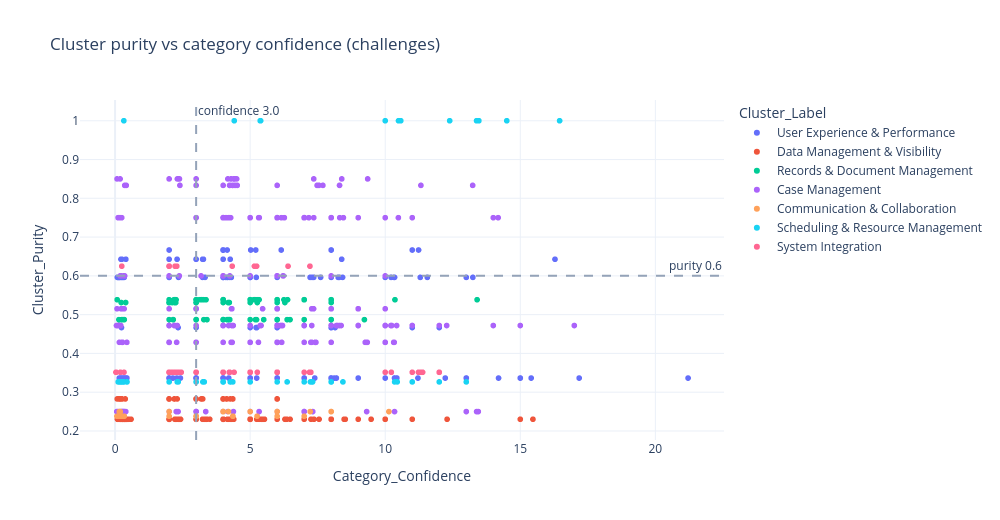

Notebook code cell kept with this figure:
### Code cell
# Compare cluster purity against category confidence, per cluster (challenges).
purity_summary = (
    df[df["Cluster"] != -1]
    .groupby(["Cluster", "Cluster_Label"])
    .agg(
        records=("Category", "size"),
        purity=("Cluster_Purity", "first"),
        mean_confidence=("Category_Confidence", "mean"),
        reassigned=("Category_Reassigned", "sum"),
    )
    .reset_index()
    .sort_values("purity", ascending=False)
)
display(purity_summary.round(3))

fig_pc = px.scatter(
    df[df["Cluster"] != -1],
    x="Category_Confidence", y="Cluster_Purity",
    color="Cluster_Label",
    hover_data=["focus_group", "Category", "final_category"],
    title="Cluster purity vs category confidence (challenges)",
)
fig_pc.add_hline(y=0.6, line_dash="dash", line_color="#94A3B8", annotation_text="purity 0.6")
fig_pc.add_vline(x=3.0, line_dash="dash", line_color="#94A3B8", annotation_text="confidence 3.0")
fig_pc.update_layout(height=520, width=1000, template="plotly_white")
fig_pc.show()

### Figure 1 — Plotly figure (JSON) as saved in the notebook; plotly's stock layout.template omitted (floating-point values rounded to 4 significant figures; data arrays with more than 128 entries replaced by an {"elided": "..."} marker saying what was removed)
{"data": [{"customdata": {"elided": "206x3 str values"}, "hovertemplate": "Cluster_Label=User Experience & Performance<br>Category_Confidence=%{x}<br>Cluster_Purity=%{y}<br>focus_group=%{customdata[0]}<br>Category=%{customdata[1]}<br>final_category=%{customdata[2]}<extra></extra>", "legendgroup": "User Experience & Performance", "marker": {"color": "#636efa", "symbol": "circle"}, "mode": "markers", "name": "User Experience & Performance", "showlegend": true, "type": "scattergl", "x": {"elided": "206 float values"}, "xaxis": "x", "y": {"elided": "206 float values"}, "yaxis": "y"}, {"customdata": {"elided": "198x3 str values"}, "hovertemplate": "Cluster_Label=Data Management & Visibility<br>Category_Confidence=%{x}<br>Cluster_Purity=%{y}<br>focus_group=%{customdata[0]}<br>Category=%{customdata[1]}<br>final_category=%{customdata[2]}<extra></extra>", "legendgroup": "Data Management & Visibility", "marker": {"color": "#EF553B", "symbol": "circle"}, "mode": "markers", "name": "Data Management & Visibility", "showlegend": true, "type": "scattergl", "x": {"elided": "198 float values"}, "xaxis": "x", "y": {"elided": "198 float values"}, "yaxis": "y"}, {"customdata": {"elided": "123x3 str values"}, "hovertemplate": "Cluster_Label=Records & Document Management<br>Category_Confidence=%{x}<br>Cluster_Purity=%{y}<br>focus_group=%{customdata[0]}<br>Category=%{customdata[1]}<br>final_category=%{customdata[2]}<extra></extra>", "legendgroup": "Records & Document Management", "marker": {"color": "#00cc96", "symbol": "circle"}, "mode": "markers", "name": "Records & Document Management", "showlegend": true, "type": "scattergl", "x": [2.257, 4.0, 4.0, 2.0, 4.0, 3.0, 2.0, 2.0, 2.0, 2.179, 4.0, 5.264, 3.0, 3.0, 13.4, 0.07765, 3.271, 3.0, 2.207, 4.0, 3.401, 8.0, 7.0, 7.0, 3.184, 3.182, 5.132, 4.245, 10.36, 2.0, 3.0, 6.0, 7.0, 0.2263, 4.211, 4.0, 3.0, 2.247, 2.0, 2.194, 2.207, 3.0, 4.185, 6.368, 4.0, 8.0, 4.229, 5.0, 4.0, 3.195, 3.0, 6.287, 0.2458, 8.0, 3.0, 5.174, 4.24, 0.3262, 3.0, 3.0, 0.3402, 0.1416, 4.0, 5.0, 4.0, 2.0, 3.0, 6.0, 6.25, 6.0, 4.0, 2.0, 2.0, 2.141, 4.142, 5.0, 8.0, 5.163, 5.279, 6.476, 0.3913, 6.0, 4.0, 5.502, 3.272, 8.0, 6.0, 9.23, 3.0, 2.0, 3.127, 7.0, 2.0, 2.0, 2.242, 2.0, 5.219, 5.0, 5.0, 5.197, 6.0, 2.114, 4.0, 6.0, 3.284, 6.0, 2.153, 5.0, 5.331, 3.0, 3.0, 4.0, 2.0, 3.366, 6.385, 2.234, 5.235, 4.179, 0.2641, 3.227, 3.0, 2.243, 2.2], "xaxis": "x", "y": [0.5385, 0.5385, 0.5385, 0.5312, 0.4872, 0.5312, 0.5312, 0.5312, 0.5312, 0.5385, 0.5385, 0.5312, 0.5312, 0.5385, 0.5385, 0.5385, 0.5385, 0.5385, 0.5312, 0.5385, 0.4872, 0.5385, 0.5385, 0.5385, 0.5385, 0.5385, 0.5385, 0.4872, 0.5385, 0.5312, 0.5385, 0.5385, 0.4872, 0.5312, 0.4872, 0.4872, 0.4872, 0.5312, 0.5312, 0.5385, 0.5312, 0.5312, 0.5312, 0.4872, 0.4872, 0.4872, 0.5312, 0.4872, 0.4872, 0.5385, 0.5385, 0.5312, 0.4872, 0.5385, 0.5385, 0.5385, 0.4872, 0.4872, 0.5312, 0.4872, 0.4872, 0.4872, 0.4872, 0.5385, 0.5385, 0.5312, 0.5312, 0.4872, 0.5385, 0.5385, 0.5312, 0.5312, 0.5385, 0.4872, 0.4872, 0.5385, 0.5312, 0.5385, 0.5385, 0.4872, 0.5312, 0.5385, 0.4872, 0.4872, 0.5385, 0.4872, 0.4872, 0.4872, 0.5385, 0.4872, 0.5385, 0.5385, 0.5312, 0.5312, 0.5312, 0.5312, 0.5385, 0.5312, 0.5385, 0.4872, 0.5312, 0.5312, 0.5385, 0.4872, 0.4872, 0.4872, 0.4872, 0.5385, 0.5385, 0.5385, 0.4872, 0.5385, 0.5312, 0.5385, 0.5385, 0.5385, 0.4872, 0.4872, 0.4872, 0.5385, 0.4872, 0.5385, 0.5385], "yaxis": "y"}, {"customdata": {"elided": "334x3 str values"}, "hovertemplate": "Cluster_Label=Case Management<br>Category_Confidence=%{x}<br>Cluster_Purity=%{y}<br>focus_group=%{customdata[0]}<br>Category=%{customdata[1]}<br>final_category=%{customdata[2]}<extra></extra>", "legendgroup": "Case Management", "marker": {"color": "#ab63fa", "symbol": "circle"}, "mode": "markers", "name": "Case Management", "showlegend": true, "type": "scattergl", "x": {"elided": "334 float values"}, "xaxis": "x", "y": {"elided": "334 float values"}, "yaxis": "y"}, {"customdata": [["BAA ALJs", "Data Management & Visibility", "Data Management & Visibility"], ["CPC", "Workflow & Business Processes", "Workflow & Business Processes"], ["Permits", "Case Management", "Case Management"], ["CPO-Coordinators", "Reporting & Decision Support", "Reporting & Decision Support"], ["CPO-Coordinators", "User Experience & Performance", "User Experience & Performance"], ["CPO-Coordinators", "Communication & Collaboration", "Communication & Collaboration"], ["Office Managers", "Training & Documentation", "Training & Documentation"], ["Office Managers", "User Experience & Performance", "User Experience & Performance"], ["Zoning", "Communication & Collaboration", "Communication & Collaboration"], ["Zoning", "Communication & Collaboration", "Communication & Collaboration"], ["Admin Aide", "Workflow & Business Processes", "Workflow & Business Processes"], ["Admin Aide", "User Experience & Performance", "User Experience & Performance"], ["Assessment", "Communication & Collaboration", "Communication & Collaboration"], ["BAA ALJs", "User Experience & Performance", "User Experience & Performance"], ["Building Inspectors", "Scheduling & Resource Management", "Scheduling & Resource Management"], ["CPO-Coordinators", "Scheduling & Resource Management", "Scheduling & Resource Management"], ["CPO-Coordinators", "Communication & Collaboration", "Communication & Collaboration"], ["Fire", "Records & Document Management", "Records & Document Management"], ["Fire", "Communication & Collaboration", "Communication & Collaboration"], ["Housing Inspectors", "Case Management", "Case Management"], ["Housing Inspectors", "User Experience & Performance", "User Experience & Performance"], ["OCHD", "Records & Document Management", "Records & Document Management"], ["OCHD", "User Experience & Performance", "User Experience & Performance"], ["Office Managers", "Records & Document Management", "Records & Document Management"], ["Office Managers", "Scheduling & Resource Management", "Scheduling & Resource Management"], ["Permit/Commercial/Electrical Inspectors", "Records & Document Management", "Records & Document Management"], ["Permits", "Communication & Collaboration", "Communication & Collaboration"], ["Permits", "Communication & Collaboration", "Communication & Collaboration"], ["Permits", "Data Management & Visibility", "Data Management & Visibility"], ["Permits", "Records & Document Management", "Records & Document Management"], ["Permits", "Training & Documentation", "Training & Documentation"], ["Zoning", "Case Management", "Case Management"], ["BAA Operations", "Communication & Collaboration", "Communication & Collaboration"], ["BAA Supervisors", "Data Management & Visibility", "Data Management & Visibility"], ["BAA Supervisors", "Data Management & Visibility", "Data Management & Visibility"], ["CPC", "Scheduling & Resource Management", "Scheduling & Resource Management"], ["CPO-Coordinators", "Records & Document Management", "Records & Document Management"]], "hovertemplate": "Cluster_Label=Communication & Collaboration<br>Category_Confidence=%{x}<br>Cluster_Purity=%{y}<br>focus_group=%{customdata[0]}<br>Category=%{customdata[1]}<br>final_category=%{customdata[2]}<extra></extra>", "legendgroup": "Communication & Collaboration", "marker": {"color": "#FFA15A", "symbol": "circle"}, "mode": "markers", "name": "Communication & Collaboration", "showlegend": true, "type": "scattergl", "x": [3.0, 0.09713, 7.0, 4.0, 8.0, 4.364, 0.273, 10.14, 4.358, 4.358, 2.0, 0.3398, 0.1878, 0.2175, 0.184, 4.198, 4.0, 3.0, 0.06825, 3.0, 4.0, 7.223, 5.0, 6.0, 0.1875, 0.2912, 8.0, 0.229, 3.0, 6.0, 5.256, 2.0, 4.0, 3.0, 3.0, 0.1566, 6.0], "xaxis": "x", "y": [0.2381, 0.2381, 0.2381, 0.25, 0.25, 0.2381, 0.2381, 0.25, 0.2381, 0.2381, 0.25, 0.2381, 0.25, 0.2381, 0.2381, 0.25, 0.25, 0.2381, 0.2381, 0.2381, 0.25, 0.25, 0.25, 0.25, 0.25, 0.2381, 0.25, 0.2381, 0.2381, 0.2381, 0.2381, 0.2381, 0.25, 0.2381, 0.2381, 0.25, 0.25], "yaxis": "y"}, {"customdata": {"elided": "61x3 str values"}, "hovertemplate": "Cluster_Label=Scheduling & Resource Management<br>Category_Confidence=%{x}<br>Cluster_Purity=%{y}<br>focus_group=%{customdata[0]}<br>Category=%{customdata[1]}<br>final_category=%{customdata[2]}<extra></extra>", "legendgroup": "Scheduling & Resource Management", "marker": {"color": "#19d3f3", "symbol": "circle"}, "mode": "markers", "name": "Scheduling & Resource Management", "showlegend": true, "type": "scattergl", "x": [4.0, 4.411, 3.249, 3.302, 4.0, 4.0, 10.58, 7.303, 11.0, 10.49, 0.441, 0.1807, 14.5, 16.46, 0.1633, 0.1813, 4.0, 0.2266, 12.39, 8.0, 10.0, 0.2801, 12.0, 8.434, 0.4364, 13.47, 0.1275, 4.263, 2.0, 0.2539, 7.232, 4.358, 8.0, 13.38, 3.0, 3.265, 0.222, 10.35, 0.3208, 0.3215, 7.0, 5.0, 4.282, 4.0, 7.31, 5.372, 2.337, 0.258, 13.0, 5.389, 7.271, 6.369, 3.0, 2.299, 0.3202, 0.1131, 0.2205, 8.0, 10.44, 6.0, 0.3247], "xaxis": "x", "y": [0.3265, 1.0, 0.3265, 0.3265, 0.3265, 0.3265, 1.0, 0.3265, 0.3265, 1.0, 0.3265, 0.3265, 1.0, 1.0, 0.3265, 0.3265, 0.3265, 0.3265, 1.0, 0.3265, 1.0, 0.3265, 0.3265, 0.3265, 0.3265, 1.0, 0.3265, 0.3265, 0.3265, 0.3265, 0.3265, 0.3265, 0.3265, 1.0, 0.3265, 0.3265, 0.3265, 0.3265, 0.3265, 0.3265, 0.3265, 0.3265, 0.3265, 0.3265, 0.3265, 1.0, 0.3265, 0.3265, 0.3265, 1.0, 0.3265, 0.3265, 0.3265, 0.3265, 0.3265, 0.3265, 0.3265, 0.3265, 0.3265, 0.3265, 1.0], "yaxis": "y"}, {"customdata": {"elided": "90x3 str values"}, "hovertemplate": "Cluster_Label=System Integration<br>Category_Confidence=%{x}<br>Cluster_Purity=%{y}<br>focus_group=%{customdata[0]}<br>Category=%{customdata[1]}<br>final_category=%{customdata[2]}<extra></extra>", "legendgroup": "System Integration", "marker": {"color": "#FF6692", "symbol": "circle"}, "mode": "markers", "name": "System Integration", "showlegend": true, "type": "scattergl", "x": [0.3301, 5.0, 2.196, 11.23, 2.0, 4.0, 2.0, 0.248, 7.247, 6.0, 7.213, 2.0, 3.0, 2.0, 2.285, 5.24, 3.0, 2.285, 2.0, 6.0, 2.0, 2.0, 2.22, 2.0, 4.0, 2.0, 4.226, 3.0, 5.0, 5.0, 2.0, 6.0, 7.232, 2.0, 5.157, 12.0, 12.0, 4.336, 10.0, 2.204, 2.195, 5.0, 2.355, 2.0, 2.0, 7.198, 10.23, 5.264, 7.0, 2.108, 3.0, 2.0, 6.0, 2.0, 4.239, 4.406, 7.204, 2.104, 2.0, 2.0, 11.0, 6.0, 2.0, 2.085, 4.243, 2.219, 6.0, 4.0, 3.0, 2.449, 6.0, 0.1973, 11.32, 6.0, 6.0, 6.0, 2.0, 11.38, 6.402, 2.0, 2.0, 0.04169, 4.0, 2.0, 2.0, 4.0, 5.0, 0.03197, 2.0, 4.0], "xaxis": "x", "y": [0.3514, 0.3514, 0.3514, 0.3514, 0.3514, 0.3514, 0.3514, 0.625, 0.3514, 0.3514, 0.625, 0.3514, 0.3514, 0.625, 0.625, 0.625, 0.3514, 0.3514, 0.625, 0.3514, 0.625, 0.625, 0.625, 0.625, 0.3514, 0.3514, 0.3514, 0.3514, 0.3514, 0.3514, 0.3514, 0.3514, 0.3514, 0.625, 0.625, 0.3514, 0.3514, 0.625, 0.3514, 0.3514, 0.3514, 0.3514, 0.3514, 0.625, 0.3514, 0.3514, 0.3514, 0.3514, 0.3514, 0.3514, 0.3514, 0.3514, 0.3514, 0.3514, 0.3514, 0.3514, 0.3514, 0.3514, 0.3514, 0.3514, 0.3514, 0.3514, 0.3514, 0.3514, 0.3514, 0.3514, 0.3514, 0.3514, 0.3514, 0.3514, 0.3514, 0.3514, 0.3514, 0.3514, 0.3514, 0.3514, 0.625, 0.3514, 0.625, 0.3514, 0.3514, 0.3514, 0.3514, 0.3514, 0.3514, 0.3514, 0.3514, 0.3514, 0.3514, 0.3514], "yaxis": "y"}], "layout": {"annotations": [{"showarrow": false, "text": "purity 0.6", "x": 1, "xanchor": "right", "xref": "x domain", "y": 0.6, "yanchor": "bottom", "yref": "y"}, {"showarrow": false, "text": "confidence 3.0", "x": 3, "xanchor": "left", "xref": "x", "y": 1, "yanchor": "top", "yref": "y domain"}], "height": 520, "legend": {"title": {"text": "Cluster_Label"}, "tracegroupgap": 0}, "shapes": [{"line": {"color": "#94A3B8", "dash": "dash"}, "type": "line", "x0": 0, "x1": 1, "xref": "x domain", "y0": 0.6, "y1": 0.6, "yref": "y"}, {"line": {"color": "#94A3B8", "dash": "dash"}, "type": "line", "x0": 3, "x1": 3, "xref": "x", "y0": 0, "y1": 1, "yref": "y domain"}], "title": {"text": "Cluster purity vs category confidence (challenges)"}, "width": 1000, "xaxis": {"anchor": "y", "domain": [0, 1], "title": {"text": "Category_Confidence"}}, "yaxis": {"anchor": "x", "domain": [0, 1], "title": {"text": "Cluster_Purity"}}}}
